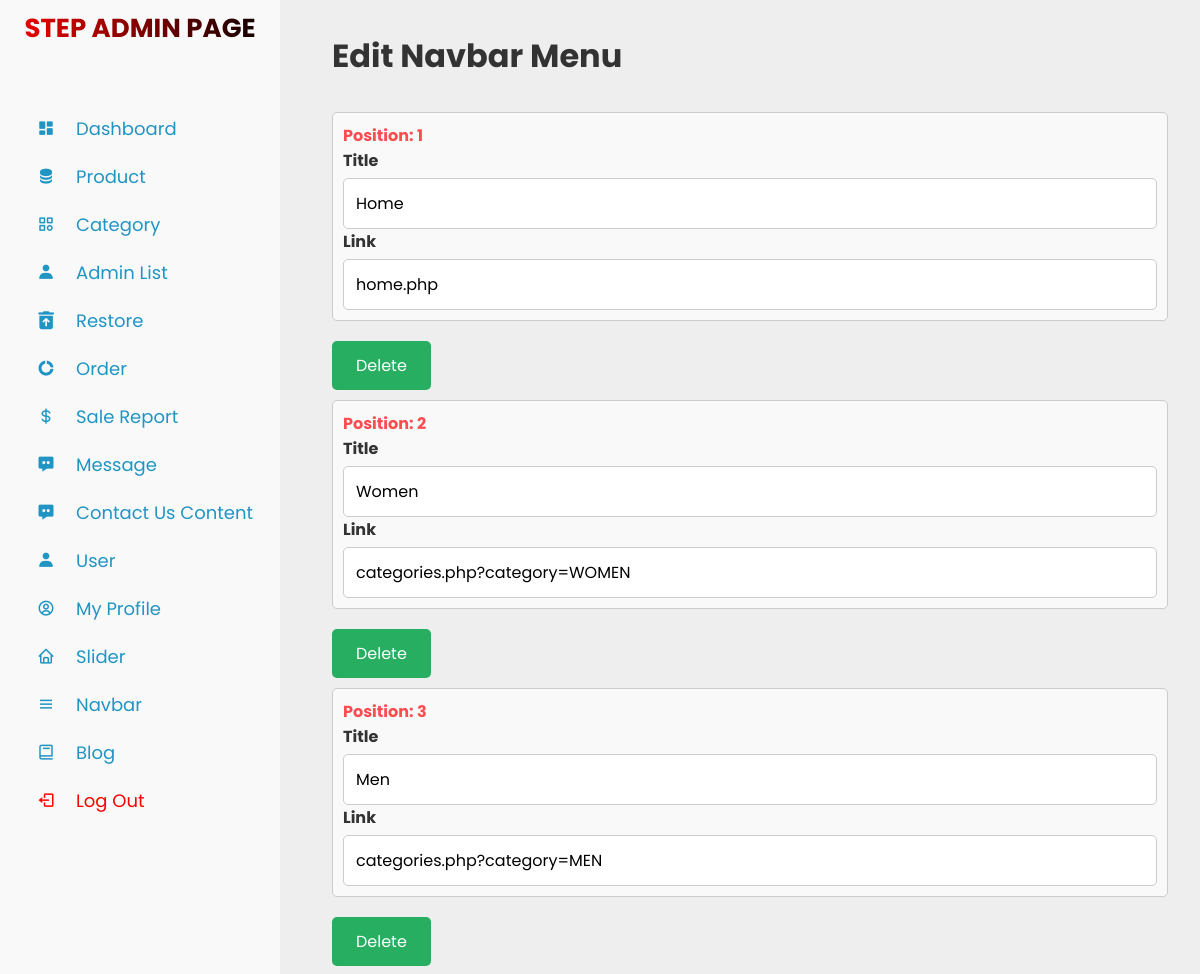
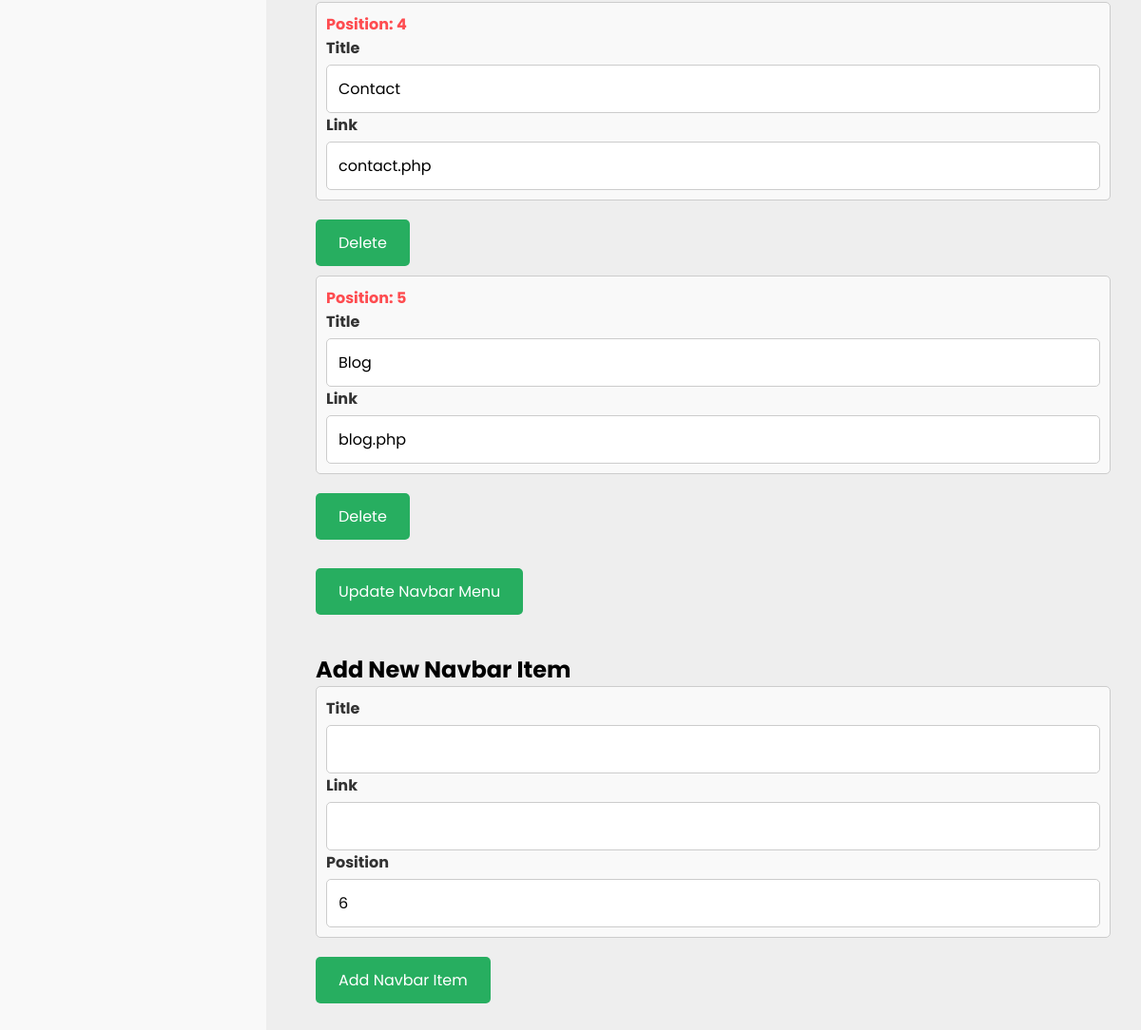
/admin_navbar.php, run on the app's committed database (2 pictures, top to bottom).
### tables this page shows
CREATE TABLE `navbar_menu` (
  `id` int(11) NOT NULL,
  `title` varchar(255) NOT NULL,
  `link` varchar(255) NOT NULL,
  `position` int(11) NOT NULL DEFAULT 0,
  `updated_at` datetime DEFAULT current_timestamp() ON UPDATE current_timestamp()
);

### admin_navbar.php (the view, shortened to what this page needs)
<?php
include 'connect.php';
$stmt = $conn->prepare("SELECT * FROM navbar_menu ORDER BY position ASC");
$stmt->execute();
$navbar_items = $stmt->fetchAll(PDO::FETCH_ASSOC);
?>
<!DOCTYPE html>
<html lang="en">
<head>
    <link rel="stylesheet" type="text/css" href="assets/css/admin_header.css">
</head>
<body>
    <?php include 'sidebar.php'; ?>
    <div class="container">
        <h1>Edit Navbar Menu</h1>
        <form method="post">
            <?php foreach ($navbar_items as $item): ?>
                <div class="input-container">
                    <div class="position-number">Position: <?= htmlspecialchars($item['position']); ?></div>
                    <label>Title</label>
                    <input type="text" name="navbar_items[<?= $item['id']; ?>][title]" value="<?= htmlspecialchars($item['title']); ?>" required>
                    <label>Link</label>
                    <input type="text" name="navbar_items[<?= $item['id']; ?>][link]" value="<?= htmlspecialchars($item['link']); ?>" required>
                </div>
                <div class="btn-container">
                    <button type="button" class="delete-navbar-button" onclick="confirmDelete(<?= $item['id']; ?>)">Delete</button>
                </div>
            <?php endforeach; ?>
            <div class="btn-container">
                <button type="submit" name="update_navbar">Update Navbar Menu</button>
            </div>
        </form>
        <h2 class="add-navbar-form">Add New Navbar Item</h2>
        <form method="post">
            <div class="input-container">
                <label>Title</label>
                <input type="text" name="new_title" required>
                <label>Link</label>
                <input type="text" name="new_link" required>
                <label>Position</label>
                <input type="text" value="<?= count($navbar_items) + 1; ?>" readonly>
            </div>
            <div class="btn-container">
                <button type="submit" name="add_navbar" class="add-navbar-button">Add Navbar Item</button>
            </div>
        </form>
    </div>
</body>
</html>

### assets/css/admin_header.css (style rules this page uses)
:root { --green: #27ae60; --black: #333; --white: #fff; --bg-color: #eee; --box-shadow: 0 .5rem 1rem rgba(0, 0, 0, .1); --border: .1rem solid var(--black); }
* { font-family: 'Poppins', sans-serif; margin: 0; padding: 0; box-sizing: border-box; }
.container { max-width: 1200px; padding: 2rem; margin-left:300px; }
h1 { margin-bottom: 2rem; color: var(--black); }
.input-container { margin-bottom: 1.5rem; }
.input-container label { display: block; margin-bottom: 0.5rem; font-weight: 600; color: var(--black); }
.input-container input, .input-container textarea { width: 100%; padding: 0.75rem; border: 1px solid #ccc; border-radius: 5px; font-size: 1rem; }
.btn-container { margin-top: 1rem; }
.btn-container button { background-color: var(--green); color: var(--white); padding: 0.75rem 1.5rem; border: none; border-radius: 5px; cursor: pointer; font-size: 1rem; transition: background-color 0.3s; }

### assets/css/sidebar.css (style rules this page uses)
* { margin: 0; padding: 0; box-sizing: border-box; }
body { background-color: #eee; }

### admin_navbar.php (style rules this page uses)
.input-container { margin-bottom: 20px; padding: 10px; border: 1px solid #ccc; border-radius: 5px; background-color: #f9f9f9; }
.input-container label { display: block; margin-bottom: 5px; font-weight: bold; }
.position-number { font-weight: bold; color: #fe4c50; margin-right: 10px; }
.btn-container { margin-top: 20px; }
button { padding: 10px 15px; color: white; border: none; border-radius: 5px; cursor: pointer; }
.add-navbar-button { background-color: #fe4c50; }
.delete-navbar-button { background-color: crimson; margin-bottom: 10px; }
.add-navbar-form { margin-top: 40px; }

### data on the page
navbar_menu: position "1", title "Home", link "home.php"
navbar_menu: position "2", title "Women", link "categories.php?category=WOMEN"
navbar_menu: position "3", title "Men", link "categories.php?category=MEN"
navbar_menu: position "4", title "Contact", link "contact.php"
navbar_menu: position "5", title "Blog", link "blog.php"
